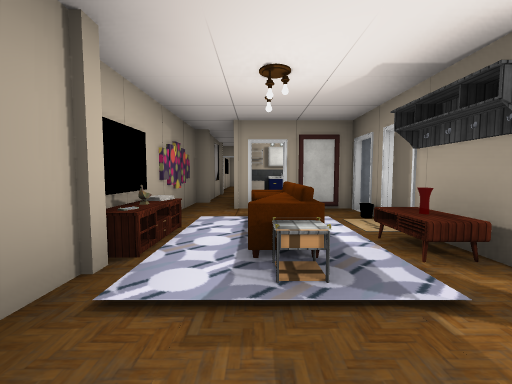
View 1 (above)

16 first-person views from a walk through a 3-D level made in the Unity game engine. The camera is 1.5 m above the floor, tilts 4° down and sees 90° across. Doors are open. The floor is counted in squares, 2 m on a side. Each view is taken from the middle of a square. On the plan, view 1 faces up. The plan holds only what a view shows up to about 9 squares ahead; the rest is blank. Some surface patterns are stand-ins.

View 2
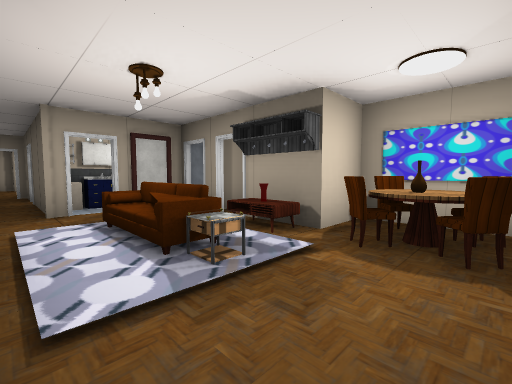

View 3
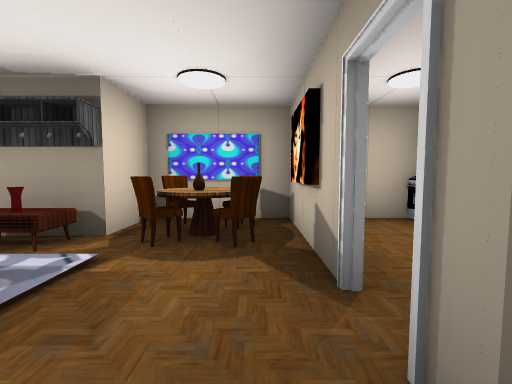

View 4
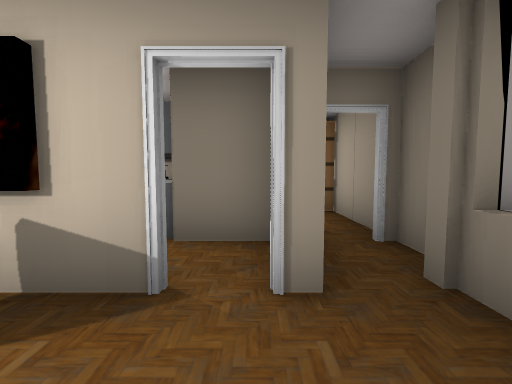

View 5
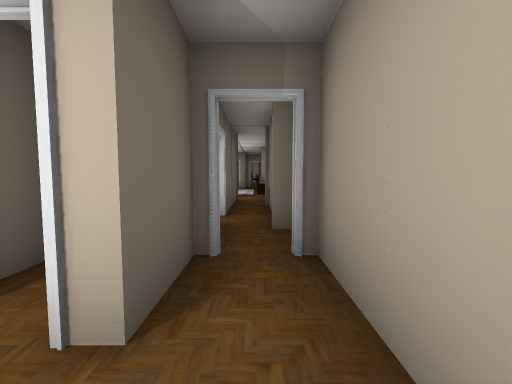

View 6
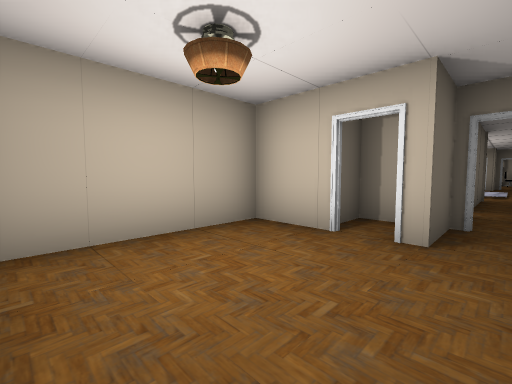

View 7
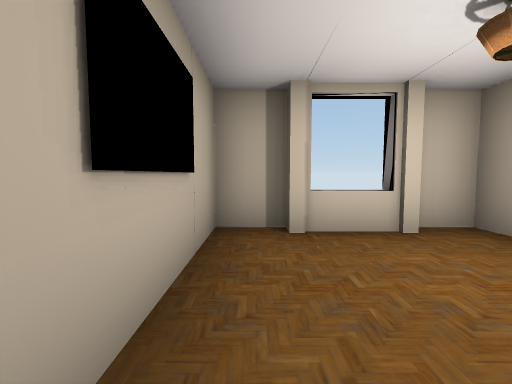

View 8
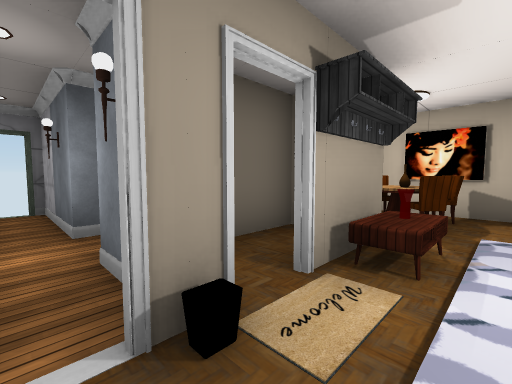

View 9
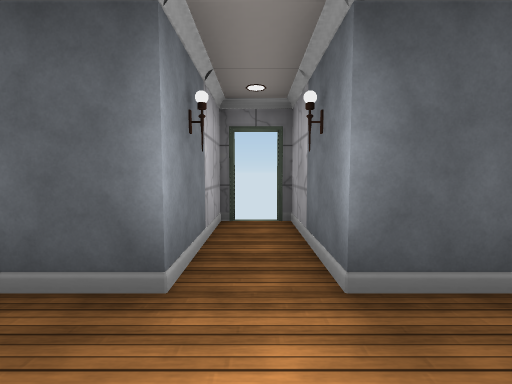

View 10
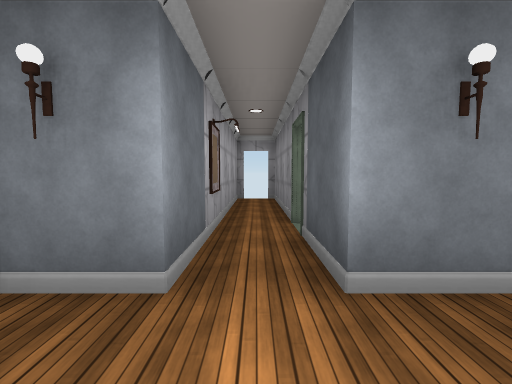

View 11
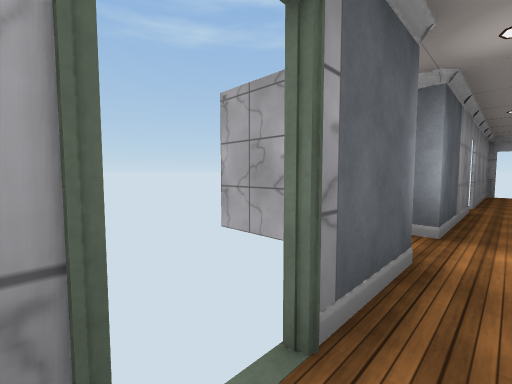

View 12
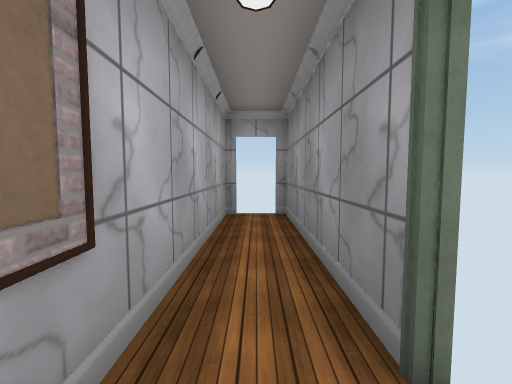

View 13
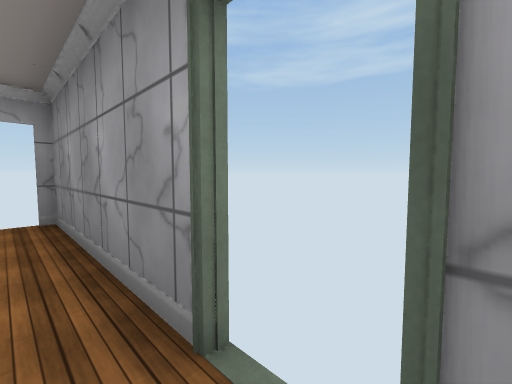

View 14
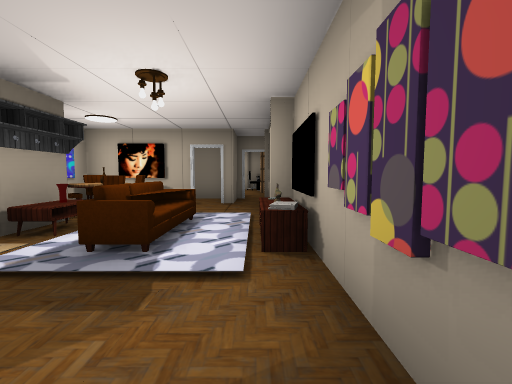

View 15
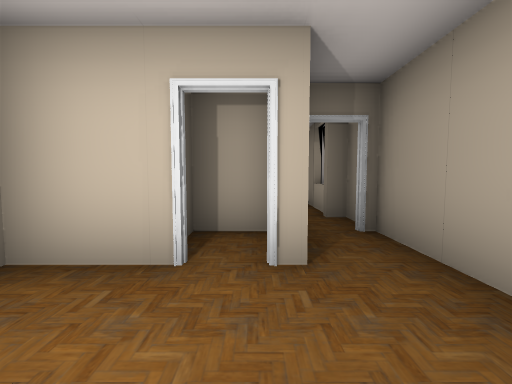

View 16
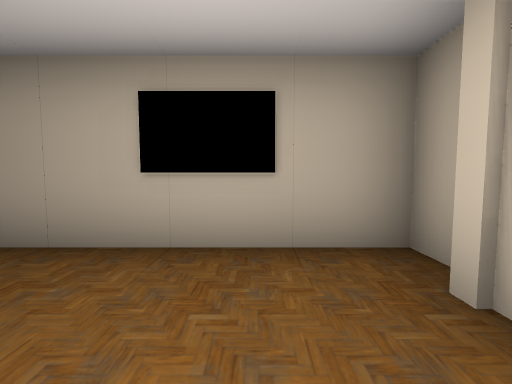

### Floor plan
Points are (right, up) in squares from view 1. A wall is a line through its corners. A room is listed if a view was taken in it or the views show most of it. See-through windows are left out.
Room 1 (views 1, 2, 3, 4, 8, 14)
walls: (2.1, 4) (2.1, 4.8); (2.9, 4.3) (2.3, 4.4); (3.4, 1.8) (2.4, 1.8); (3.3, 1.4) (3.3, 3.1); (0.5, -0.6) (2.5, -0.6); (-1.3, 0) (-1.3, -0.5); (-1.6, 6.4) (-1.6, 3.4); (-0.4, 7.4) (-0.4, 8.5); (-0.3, -1.8) (0.5, -1.8); (-1.3, 8.6) (-1.3, 7.5); (4.6, -3.1) (4.6, 0.9); (-1.6, 10) (-1.6, 9.5)
ways out: open door at (-1, 11) to room 2; opening at (4, 1) to room 3; open door at (2, 4.5) to room 3; open door at (3, 8) to room 3; open door at (-1, -2); gap at (5, -3)
objects: pillar (-2, 2); other object (-2, 3); pillar (-2, 7); pillar (-2, 9); pillar (-1, -1); pillar (-1, 1); console (-1, 3); table (-1, 4); pillar (-1, 7); pillar (-1, 10); pillar (0, -1); mirror (0, 2); sofa (0, 3); pillar (0, 6); other object (0, 7); table (1, 2); mirror (1, 6); chair (2, 0); chair (2, 1); table (2, 3); other object (3, -3); chair (3, 0); chair (3, 1)
Room 2 (views 5, 6, 7, 15, 16)
walls: (0.5, 15.3) (-0.4, 15.3); (-0.5, 15.6) (-1.6, 15.6) (-1.6, 10.6); (0.5, 11.9) (2.1, 11.9) (2.1, 15.6); (-0.2, 10.7) (0.8, 10.7)
ways out: open door at (-1, 11) to room 1
objects: pillar (0, 12); pillar (0, 15); pillar (1, 15)
Room 3 (views 9, 10, 11, 12, 13)
walls: (4.6, 7.8) (4.6, 11.9); (2.9, 4.4) (3.5, 4.4); (7.1, 5.6) (4.6, 5.6) (4.6, 7.3); (4.6, 1.6) (4.6, 4.4) (7.1, 4.4); (3.4, 11.9) (3.4, 6.4)
ways out: opening at (4, 1) to room 1; open door at (2, 4.5) to room 1; open door at (3, 8) to room 1; open door at (5, 7.5); gap at (7, 5)

Where each view was taken, in squares from view 1:
view 1: 0 up, 0 right, facing up
view 2: 0 up, 1 left, facing up-right
view 3: 0 up, 1 left, facing right
view 4: 1 up, 0 right, facing down
view 5: 13 up, 1 left, facing down
view 6: 15 up, 1 left, facing down-right
view 7: 12 up, 1 left, facing up
view 8: 5 up, 1 right, facing down-right
view 9: 5 up, 3 right, facing right
view 10: 4 up, 4 right, facing up
view 11: 8 up, 4 right, facing down-right
view 12: 7 up, 4 right, facing up
view 13: 7 up, 4 right, facing up-right
view 14: 6 up, 1 left, facing down
view 15: 14 up, 0 right, facing down
view 16: 14 up, 1 right, facing left
